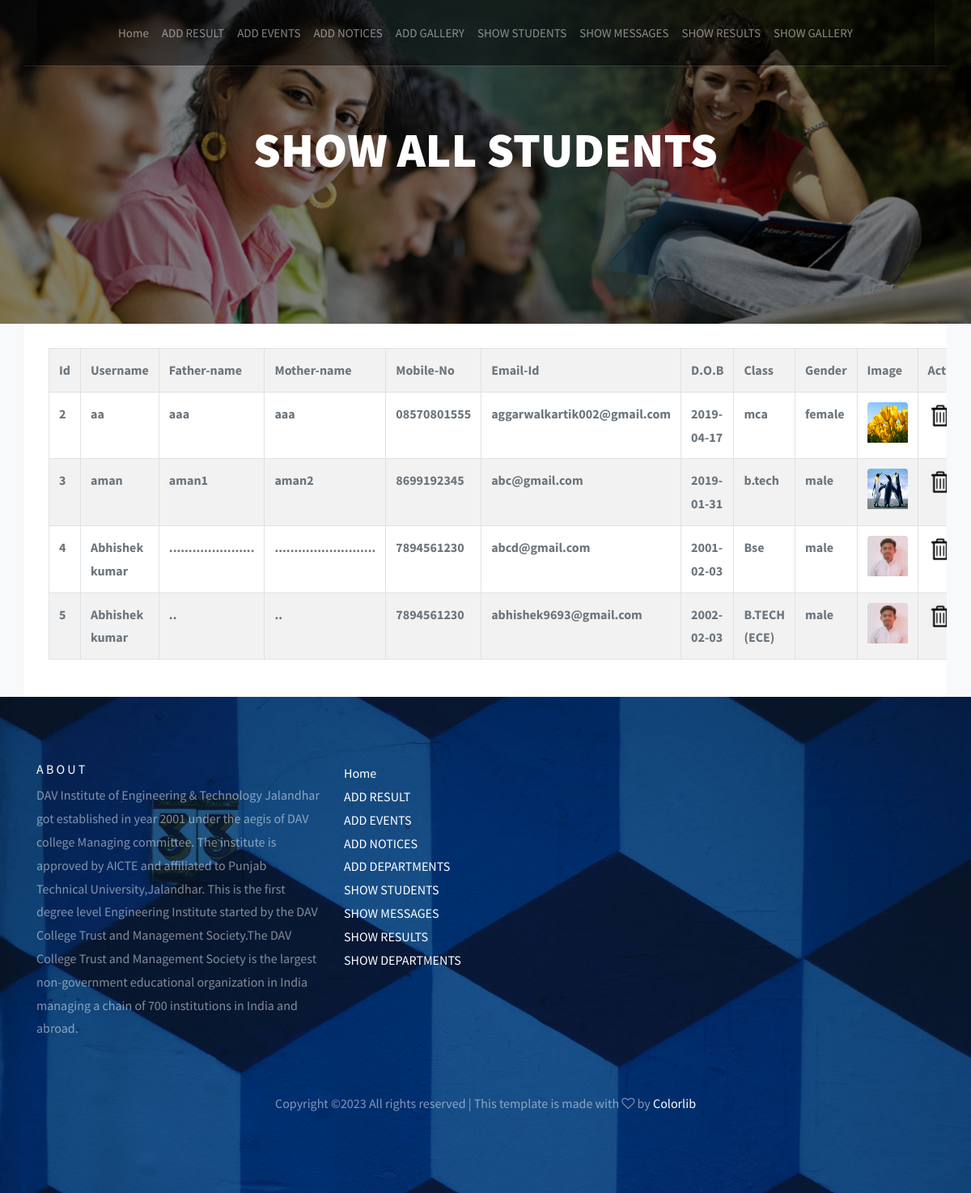
/showuser/, run on the app's committed database.
### application/models.py (models this page shows, shortened)
class Newstudent(models.Model):
	p_id = models.AutoField(primary_key=True)
	name=models.CharField(max_length=100)
	fname=models.CharField(max_length=100)
	mname=models.CharField(max_length=100)
	no=models.CharField(max_length=100)
	img= models.ImageField(upload_to = 'pictures/')
	email=models.CharField(max_length=100)
	pwd=models.CharField(max_length=100)
	dob=models.CharField(max_length=100)
	class1=models.CharField(max_length=100)
	gender=models.CharField(max_length=100)

### application/views.py (the view)
# urls.py: path('showuser/', views.showuser),
def showuser(request):
	data=Newstudent.objects.all()
	return render(request,"template/showuser.html",{"alldata":data})

### application/template/showuser.html
<!doctype html>
<html lang="en">
  <head>
    {% load static %}
    {% include 'template/head.html' %}
  </head>
  <body>
    {% include 'template/adminmenu.html' %}
 <section class="site-hero site-hero-innerpage overlay" style="background-image: url({% static 'my/notice.jpg' %}); min-height: 300px !important;">
      <div class="container">
        <div class="row align-items-center site-hero-inner justify-content-center" style="min-height: 300px !important;">
          <div class="col-md-8 text-center">
            <h1>SHOW ALL STUDENTS</h1>
          </div>
        </div>
      </div>
    </section>
 <section class="site-section bg-light" style="padding: 0px !important;">
      <div class="container">
        <div class="row justify-content-center">
          <div class="col-md-12 box">
             <table width="100%" class="table table-striped table-bordered">
		<tr>
			<th>Id</th>
			<th>Username</th>
			<th>Father-name</th>
			<th>Mother-name</th>
			<th>Mobile-No</th>
			<th>Email-Id</th>
			<th>D.O.B</th>
			<th>Class</th>
			<th>Gender</th>
			<th>Image</th>
			<th>Action</th>
		</tr>
		{% for single in alldata %}
		<tr>
			<th>{{ single.p_id }}</th>
			<th>{{ single.name }}</th>
			<th>{{ single.fname }}</th>
			<th>{{ single.mname }}</th>
			<th>{{ single.no }}</th>
			<th>{{ single.email }}</th>
			<th>{{ single.dob }}</th>
			<th>{{ single.class1 }}</th>
			<th>{{ single.gender }}</th>
			<th><img src="{{ single.img.url }}" height="50" width="50"></th>
			<th><a href="{% url 'delete_stu' pk=single.p_id %}"><img src="{% static 'my/del.png' %}" height="30" width="30"></a></th>
		</tr>
		{% endfor %}
		</table>
          </div>
        </div>
      </div>
    </section>
     {% include 'template/adminfooter.html' %}
</body>
</html>

### application/template/head.html (shortened to what this page needs)
    {% load static %}
    <link rel="stylesheet" href="{% static 'css/bootstrap.css' %}">
    <link rel="stylesheet" href="{% static 'css/animate.css' %}">
    <link rel="stylesheet" href="{% static 'css/owl.carousel.min.css' %}">
    <link rel="stylesheet" href="{% static 'fonts/ionicons/css/ionicons.min.css' %}">
    <link rel="stylesheet" href="{% static 'fonts/fontawesome/css/font-awesome.min.css' %}">
    <link rel="stylesheet" href="{% static 'fonts/flaticon/font/flaticon.css' %}">
    <link rel="stylesheet" href="{% static 'css/style.css' %}">

### application/template/adminmenu.html (shortened to what this page needs)
<header role="banner">
      <nav class="navbar navbar-expand-md navbar-dark bg-light">
        <div class="container">
         <div class="collapse navbar-collapse navbar-light" id="navbarsExample05" style="background: rgba(0,0,0,0.5);">
            <ul class="navbar-nav mx-auto">
              <li class="nav-item">
                <a class="nav-link " href="/admin1/">Home</a>
              </li>
              <li class="nav-item">
                <a class="nav-link" href="/addresult/">ADD RESULT </a>
              </li>
              <li class="nav-item">
                <a class="nav-link" href="/addevent/">ADD EVENTS</a>
              </li>
              <li class="nav-item">
                <a class="nav-link" href="/addnotice/">ADD NOTICES</a>
              </li>
              <li class="nav-item">
                <a class="nav-link" href="/addgall/">ADD GALLERY</a>
              </li>
              <li class="nav-item">
                <a class="nav-link" href="/showuser/">SHOW STUDENTS</a>
              </li>
              <li class="nav-item">
                <a class="nav-link" href="/showmessage/">SHOW MESSAGES</a>
              </li>
              <li class="nav-item">
                <a class="nav-link" href="/showresult/">SHOW RESULTS</a>
              </li>
              <li class="nav-item">
                <a class="nav-link" href="/showgall/">SHOW GALLERY</a>
              </li>
            </ul>
          </div>
        </div>
      </nav>
    </header>

### application/template/adminfooter.html (shortened to what this page needs)
 {% load static %}
 <footer class="site-footer" style="background-image: url({% static 'images/big_image_3.jpg' %});">
      <div class="container">
        <div class="row mb-5">
          <div class="col-md-4">
            <h3>About</h3>
            <p>DAV Institute of Engineering & Technology Jalandhar got established in year 2001 under the aegis of DAV college Managing committee. The institute is approved by AICTE and affiliated to Punjab Technical University,Jalandhar. This is the first degree level Engineering Institute started by the DAV College Trust and Management Society.The DAV College Trust and Management Society is the largest non-government educational organization in India managing a chain of 700 institutions in India and abroad.</p>
          </div>
          <div class="col-md-8 ml-auto">
            <div class="row">
              <div class="col-md-3">
                <ul class="list-unstyled">
                  <li><a href="/admin1/">Home</a></li>
              <li><a href="/addresult/">ADD RESULT </a></li>
              <li><a href="/addevent/">ADD EVENTS</a></li>
              <li><a href="/addnotice/">ADD NOTICES</a></li>
              <li><a href="/adddept/">ADD DEPARTMENTS</a></li>
              <li><a href="/showuser/">SHOW STUDENTS</a></li>
              <li><a href="/showmessage/">SHOW MESSAGES</a></li>
              <li><a href="/showresult/">SHOW RESULTS</a></li>
              <li><a href="/showdept/">SHOW DEPARTMENTS</a></li>
              </ul>
              </div>
           <div class="col-md-9">
                <iframe src="https://maps.google.com/maps?width=100%25&amp;height=600&amp;hl=en&amp;q=Kabir%20Nagar,%20Jalandhar,%20Punjab%20144008+(DAV%20Institute%20of%20Engineering%20&amp;%20Technology%20Jalandhar)&amp;t=&amp;z=15&amp;ie=UTF8&amp;iwloc=B&amp;output=embed" width="100%" height="250" frameborder="0" style="border:0" allowfullscreen></iframe>
              </div>
            </div>
          </div>
        </div>
        <div class="row">
          <div class="col-md-12 text-center">
            <p>
Copyright &copy;<script>document.write(new Date().getFullYear());</script> All rights reserved | This template is made with <i class="fa fa-heart-o" aria-hidden="true"></i> by <a href="https://colorlib.com" target="_blank">Colorlib</a>
</p>
          </div>
        </div>
      </div>
    </footer>
  </body>
</html>

### application/static/css/style.css (style rules this page uses)
body { background: #fff; font-family: "Source Sans Pro", arial, sans-serif; font-weight: 400; font-size: 16px; line-height: 1.8; color: #6c757d; }
a { -webkit-transition: .3s all ease; -o-transition: .3s all ease; transition: .3s all ease; text-decoration: none; }
h1, h2, h3, h4, h5 { color: #000; font-family: "Source Sans Pro", arial, sans-serif; }
header { position: absolute; top: 0; left: 0; width: 100%; z-index: 5; }
header .navbar-collapse { position: relative; }
header .navbar { padding-top: 0; padding-bottom: 0; background: transparent !important; }
header .navbar .container { border-bottom: 1px solid rgba(255, 255, 255, 0.1); }
header .navbar .nav-link { padding: 1.7rem 1rem; font-size: 15px; outline: none !important; }
.site-hero { background-size: cover; background-position: center center; min-height: 750px; height: 100vh; }
.site-hero h1, .site-hero p { color: #fff; line-height: 1.5; }
.site-hero h1 { text-transform: uppercase; font-size: 60px; font-weight: 900; line-height: 1.2; margin-bottom: 30px; }
.site-hero > .container { position: relative; z-index: 2; }
.site-hero.overlay { position: relative; }
.site-hero.overlay:before { content: ""; background: rgba(0, 0, 0, 0.5); width: 100%; z-index: 1; position: absolute; top: 0; left: 0; right: 0; bottom: 0; }
.site-hero .site-hero-inner { min-height: 750px; height: 100vh; }
.box { padding: 30px; background: #fff; }
.site-hero-innerpage, .site-hero-innerpage .site-hero-inner { min-height: 550px; height: 50vh; }
.site-section { padding: 7em 0; }
.box { overflow: hidden; border-radius: 4px; display: block; }
.box img { border-top-left-radius: 4px; border-top-right-radius: 4px; -webkit-transition: .3s all ease; -o-transition: .3s all ease; transition: .3s all ease; }
.site-footer { background-size: cover; background-position: center center; background-repeat: no-repeat; padding: 5em 0; }
.site-footer a { color: #fff; }
.site-footer h3 { color: #fff; font-size: 16px; text-transform: uppercase; letter-spacing: .2em; }
.site-footer p { color: rgba(255, 255, 255, 0.5); }

### data on the page
Newstudent: p_id "2", name "aa", fname "aaa", mname "aaa", no "08570801555", email "aggarwalkartik002@gmail.com", dob "2019-04-17", class1 "mca", gender "female", img (picture)
Newstudent: p_id "3", name "aman", fname "aman1", mname "aman2", no "8699192345", email "abc@gmail.com", dob "2019-01-31", class1 "b.tech", gender "male", img (picture)
Newstudent: p_id "4", name "Abhishek kumar", fname "......................", mname "..........................", no "7894561230", email "abcd@gmail.com", dob "2001-02-03", class1 "Bse", gender "male", img (picture)
Newstudent: p_id "5", name "Abhishek kumar", fname "..", mname "..", no "7894561230", email "abhishek9693@gmail.com", dob "2002-02-03", class1 "B.TECH (ECE)", gender "male", img (picture)
